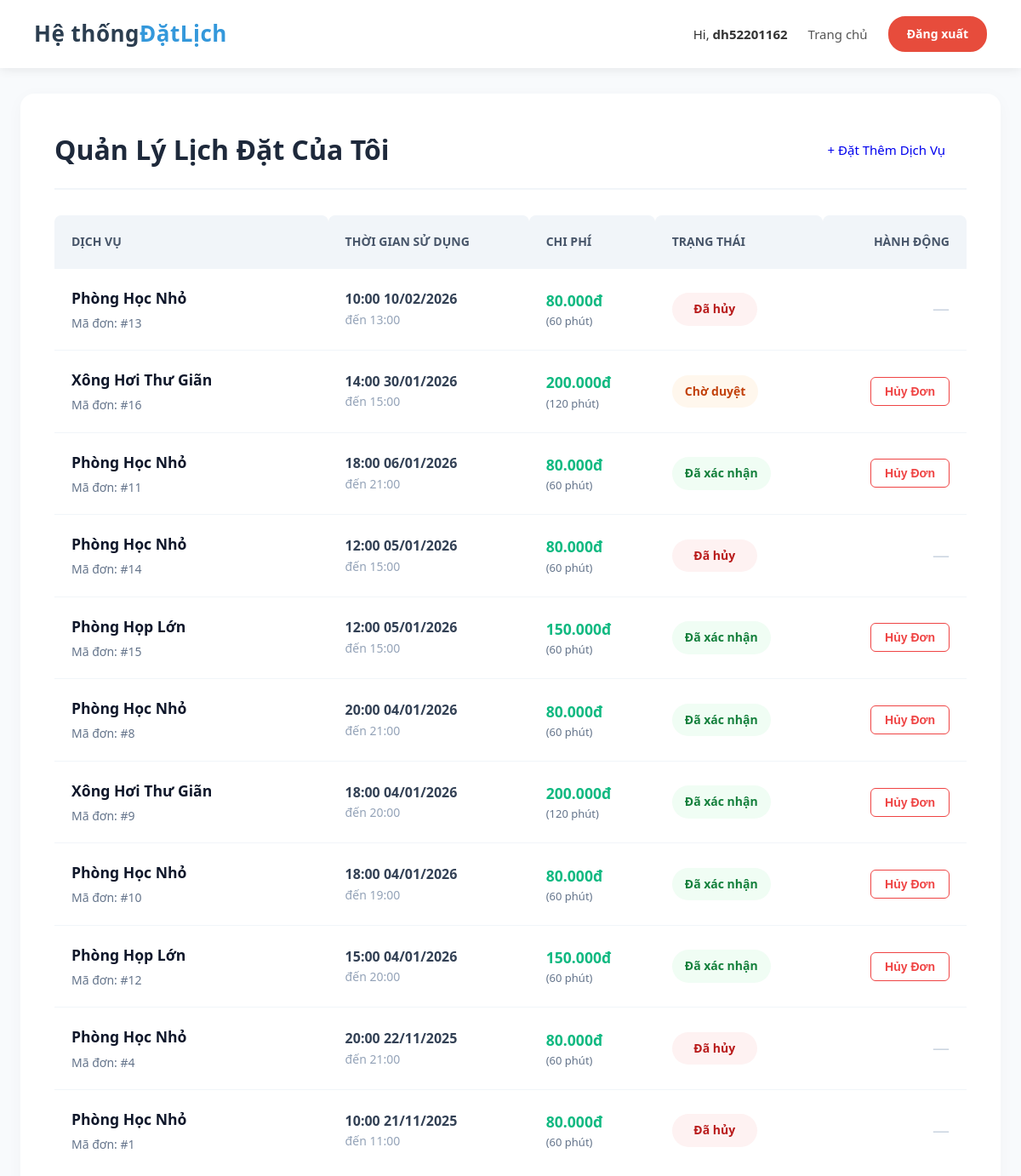
Screenshot of /nguyenkhacnhu_dh52201162/my_bookings.php (signed in) with the database file from the repository.
### tables this page shows
CREATE TABLE `bookings` (
  `id` int(11) NOT NULL,
  `user_id` int(10) UNSIGNED NOT NULL,
  `service_id` int(11) NOT NULL,
  `start_time` datetime NOT NULL,
  `end_time` datetime NOT NULL,
  `status` enum('pending','confirmed','cancelled','completed') DEFAULT 'pending',
  `total_price` decimal(12,0) NOT NULL DEFAULT 0,
  `booked_at` timestamp NOT NULL DEFAULT current_timestamp(),
  `payment_status` tinyint(1) DEFAULT 0
);

CREATE TABLE `services` (
  `id` int(11) NOT NULL,
  `category_id` int(11) NOT NULL,
  `room_type_id` int(11) DEFAULT NULL,
  `name` varchar(150) NOT NULL,
  `description` text DEFAULT NULL,
  `price` decimal(10,2) NOT NULL,
  `duration_minutes` int(11) DEFAULT 60,
  `min_hours` int(11) DEFAULT 1,
  `max_hours` int(11) DEFAULT 24,
  `image` varchar(255) DEFAULT NULL,
  `is_active` tinyint(1) DEFAULT 1
);

### nguyenkhacnhu_dh52201162/my_bookings.php (the view, shortened to what this page needs)
<?php
require 'config.php';
$user_id = $_SESSION['user_id'];
$username = $_SESSION['username'];
$bookings = [];
try {
    $stmt = $pdo->prepare("
        SELECT b.id, b.start_time, b.end_time, b.status, s.name AS service_name, s.price, s.duration_minutes
        FROM bookings b
        JOIN services s ON b.service_id = s.id
        WHERE b.user_id = ?
        ORDER BY b.start_time DESC
    ");
    $stmt->execute([$user_id]);
    $bookings = $stmt->fetchAll();
} catch (PDOException $e) {
    die("Lỗi truy vấn: " . $e->getMessage());
}
?>
<!DOCTYPE html>
<html lang="vi">
<head>
    <link rel="stylesheet" href="style.css">
</head>
<body>
    <header class="main-header">
        <a href="index.php" class="brand-logo">Hệ thống<span>ĐặtLịch</span></a>
        <div class="user-nav">
            <span>Hi, <strong><?= htmlspecialchars($username) ?></strong></span>
            <a href="index.php" class="nav-link">Trang chủ</a>
            <a href="logout.php" class="btn-auth btn-logout">Đăng xuất</a>
        </div>
    </header>
    <div class="history-container">
        <div class="history-header">
            <h1>Quản Lý Lịch Đặt Của Tôi</h1>
            <a href="index.php" class="btn-primary" style="padding: 12px 25px; border-radius: 8px; font-size: 15px; text-decoration: none; display: inline-block;">+ Đặt Thêm Dịch Vụ</a>
        </div>
        <?php if (count($bookings) > 0): ?>
            <div class="table-responsive">
                <table>
                    <thead>
                        <tr>
                            <th width="30%">Dịch vụ</th>
                            <th>Thời gian sử dụng</th>
                            <th>Chi phí</th>
                            <th>Trạng thái</th>
                            <th style="text-align: right;">Hành động</th>
                        </tr>
                    </thead>
                    <tbody>
                        <?php foreach ($bookings as $booking):
                            $start = date('H:i d/m/Y', strtotime($booking['start_time']));
                            $end = date('H:i', strtotime($booking['end_time']));
                            $status_class = 'status-' . strtolower($booking['status']);
                            $status_map = [
                                'pending' => 'Chờ duyệt', 'confirmed' => 'Đã xác nhận',
                                'cancelled' => 'Đã hủy', 'completed' => 'Hoàn thành'
                            ];
                            $status_text = $status_map[$booking['status']] ?? ucfirst($booking['status']);
                        ?>
                            <tr>
                                <td>
                                    <div class="service-info"><?= htmlspecialchars($booking['service_name']) ?></div>
                                    <div style="font-size: 14px; color: #64748b;">Mã đơn: #<?= $booking['id'] ?></div>
                                </td>
                                <td>
                                    <div style="font-weight: 600; color: #334155;"><?= $start ?></div>
                                    <div style="font-size: 14px; color: #94a3b8;">đến <?= $end ?></div>
                                </td>
                                <td>
                                    <div style="color: #10b981; font-weight: 700; font-size: 1.1em;"><?= number_format($booking['price'], 0, ',', '.') ?>đ</div>
                                    <div style="font-size: 13px; color: #64748b;">(<?= $booking['duration_minutes'] ?> phút)</div>
                                </td>
                                <td>
                                    <span class="status-badge <?= $status_class ?>"><?= $status_text ?></span>
                                </td>
                                <td style="text-align: right;">
                                    <?php if (in_array($booking['status'], ['pending', 'confirmed'])): ?>
                                        <form method="POST" onsubmit="return confirm('Bạn có chắc chắn muốn hủy đơn này không?');">
                                            <button type="submit" class="btn-cancel">Hủy Đơn</button>
                                        </form>
                                    <?php else: ?>
                                        <span style="color: #cbd5e1; font-size: 20px;">&mdash;</span>
                                    <?php endif; ?>
                                </td>
                            </tr>
                        <?php endforeach; ?>
                    </tbody>
                </table>
            </div>
        <?php endif; ?>
    </div>
</body>
</html>

### nguyenkhacnhu_dh52201162/style.css (style rules this page uses)
* { margin: 0; padding: 0; box-sizing: border-box; }
body { font-family: "Segoe UI", Tahoma, Geneva, Verdana, sans-serif; background: #f4f7f6; color: #333; line-height: 1.6; }
.main-header { background: #ffffff; padding: 0 40px; height: 80px; display: flex; justify-content: space-between; align-items: center; position: sticky; top: 0; z-index: 999; box-shadow: 0 2px 12px rgba(0, 0, 0, 0.08); }
.brand-logo { text-decoration: none; font-size: 26px; font-weight: 700; display: flex; align-items: center; color: #2c3e50; letter-spacing: 0.5px; }
.brand-logo span { color: #3498db; }
.user-nav { display: flex; align-items: center; gap: 24px; font-size: 15px; }
.nav-link { color: #555; text-decoration: none; transition: 0.25s; font-weight: 500; }
.btn-auth { padding: 8px 20px; border-radius: 20px; text-decoration: none; font-weight: 600; transition: 0.25s; font-size: 14px; }
.btn-logout { border: 2px solid #e74c3c; background: #e74c3c; color: #fff; }

### nguyenkhacnhu_dh52201162/my_bookings.php (style rules this page uses)
body { background-color: #f8fafc; }
.history-container { max-width: 96%; margin: 30px auto; padding: 40px; background: white; border-radius: 16px; box-shadow: 0 4px 20px rgba(0,0,0,0.03); }
.history-header { display: flex; justify-content: space-between; align-items: center; margin-bottom: 30px; border-bottom: 2px solid #f1f5f9; padding-bottom: 20px; }
.history-header h1 { font-size: 32px; color: #1e293b; margin: 0; font-weight: 800; }
.table-responsive { overflow-x: auto; }
table { width: 100%; border-collapse: collapse; min-width: 900px; }
th { background-color: #f1f5f9; color: #475569; font-weight: 700; text-transform: uppercase; font-size: 14px; padding: 20px; text-align: left; border-radius: 8px 8px 0 0; }
td { padding: 20px; border-bottom: 1px solid #f1f5f9; color: #334155; font-size: 16px; vertical-align: middle; }
tr:last-child td { border-bottom: none; }
.status-badge { padding: 8px 15px; border-radius: 30px; font-size: 14px; font-weight: 600; display: inline-block; min-width: 100px; text-align: center; }
.status-pending { background-color: #fff7ed; color: #c2410c; }
.status-confirmed { background-color: #f0fdf4; color: #15803d; }
.status-cancelled { background-color: #fef2f2; color: #b91c1c; }
.btn-cancel { background-color: white; color: #ef4444; border: 1px solid #ef4444; padding: 8px 16px; border-radius: 6px; cursor: pointer; font-weight: 600; font-size: 14px; transition: 0.2s; }
.service-info { font-size: 1.1em; font-weight: 700; color: #0f172a; margin-bottom: 5px; }

### rows the page displays
bookings: service.name "Phòng Học Nhỏ", id "13", start_time "10:00 10/02/2026", end_time "13:00", service.price "80.000", service.duration_minutes "60", status "Đã hủy"
bookings: service.name "Xông Hơi Thư Giãn", id "16", start_time "14:00 30/01/2026", end_time "15:00", service.price "200.000", service.duration_minutes "120", status "Chờ duyệt"
bookings: service.name "Phòng Học Nhỏ", id "11", start_time "18:00 06/01/2026", end_time "21:00", service.price "80.000", service.duration_minutes "60", status "Đã xác nhận"
bookings: service.name "Phòng Học Nhỏ", id "14", start_time "12:00 05/01/2026", end_time "15:00", service.price "80.000", service.duration_minutes "60", status "Đã hủy"
bookings: service.name "Phòng Họp Lớn", id "15", start_time "12:00 05/01/2026", end_time "15:00", service.price "150.000", service.duration_minutes "60", status "Đã xác nhận"
bookings: service.name "Phòng Học Nhỏ", id "8", start_time "20:00 04/01/2026", end_time "21:00", service.price "80.000", service.duration_minutes "60", status "Đã xác nhận"
bookings: service.name "Xông Hơi Thư Giãn", id "9", start_time "18:00 04/01/2026", end_time "20:00", service.price "200.000", service.duration_minutes "120", status "Đã xác nhận"
bookings: service.name "Phòng Học Nhỏ", id "10", start_time "18:00 04/01/2026", end_time "19:00", service.price "80.000", service.duration_minutes "60", status "Đã xác nhận"
bookings: service.name "Phòng Họp Lớn", id "12", start_time "15:00 04/01/2026", end_time "20:00", service.price "150.000", service.duration_minutes "60", status "Đã xác nhận"
bookings: service.name "Phòng Học Nhỏ", id "4", start_time "20:00 22/11/2025", end_time "21:00", service.price "80.000", service.duration_minutes "60", status "Đã hủy"
bookings: service.name "Phòng Học Nhỏ", id "1", start_time "10:00 21/11/2025", end_time "11:00", service.price "80.000", service.duration_minutes "60", status "Đã hủy"

### other values shown
$username "dh52201162"
